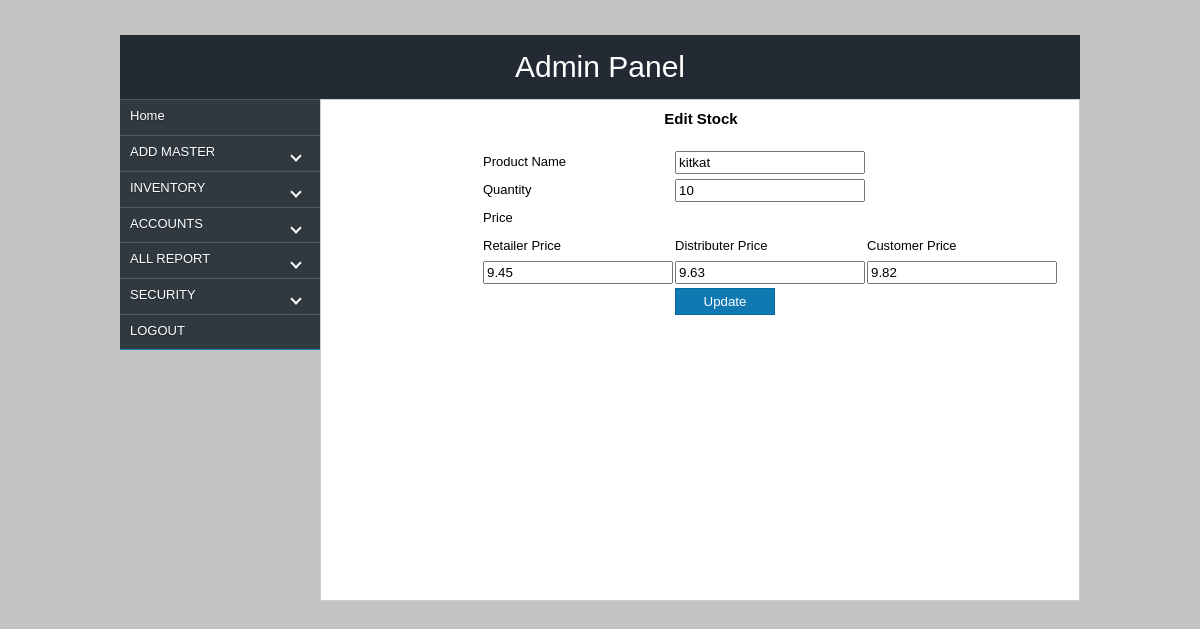
Page /admin/edit_stock.php?id=1 (signed in) on the committed database.
### tables this page shows
CREATE TABLE IF NOT EXISTS `product` (
  `id` int(11) NOT NULL AUTO_INCREMENT,
  `prod_name` varchar(300) NOT NULL,
  `category` varchar(200) NOT NULL,
  `company` varchar(200) NOT NULL,
  `minimum` varchar(200) NOT NULL,
  `barcode` varchar(200) NOT NULL,
  `retailer` float(10,2) NOT NULL,
  `distributer` float(10,2) NOT NULL,
  `customer` float(10,2) NOT NULL,
  PRIMARY KEY (`id`)
);

CREATE TABLE IF NOT EXISTS `stock` (
  `id` int(11) NOT NULL AUTO_INCREMENT,
  `product_id` varchar(300) NOT NULL,
  `quantity` varchar(200) NOT NULL,
  `price` float(10,2) NOT NULL,
  `retailer_price` float(10,2) NOT NULL,
  `distributer_price` float(10,2) NOT NULL,
  `totprice` varchar(200) NOT NULL,
  `barcode` varchar(300) NOT NULL,
  `uniqueid` varchar(300) NOT NULL,
  `date` date NOT NULL,
  `cat` varchar(200) NOT NULL,
  `comp` varchar(200) NOT NULL,
  `order_no` varchar(200) NOT NULL,
  PRIMARY KEY (`id`)
);

### admin/edit_stock.php (the view, shortened to what this page needs)
<?php
if(!$_SESSION['user'])
{
header("location:../index.php");
}
else
{
$id=$_GET['id'];
$sqlstock=mysql_query("select * from `stock` where `id`='$id'");
$resstock=mysql_fetch_array($sqlstock);
 ?>
<html>
<head>
<link href="css/style.css" rel="stylesheet"  type="text/css"/>
</head>
<body>
    <div id="wrapper">
       <div id="header">Admin Panel</div>
	   <div id="con">
         <div id="container" style="font-size: 10px;">
            <div id="lcontainer">
                <?php include_once('menu.php');?>
            </div>
            <div id="rcontainer" align="middle">
                <div style="width:760px; height:auto; float:left; font-family:arial; font-size:14px; margin-top:10px;">
				<h3>Edit Stock</h3>
				</div>
				<div style="width:400px; height:auto; float:left; margin-left:160px;">
				    <form name="f" action="update_stock.php" method="post" enctype="multipart/form-data">
				    <table class="table">
					<tr>
					    <td>Product Name</td>
					    <td colspan="2">
						<?php
						$sqlpronm=mysql_query("select * from `product` where `id`='$resstock[product_id]'");
						$respronm=mysql_fetch_array($sqlpronm);
						?>
						<input type="text" name="pname" class="text" value="<?php echo $respronm['prod_name'];?>" readonly="true" style="width:190px;">
						</td>
					</tr>
					<tr>
						<td>Quantity</td>
						<td colspan="2"><input type="text" name="quant" onkeypress="return numbersonly(event)" class="text" value="<?php echo $resstock['quantity'];?>"/></td>
					</tr>
					<tr>
						<td colspan="3">Price</td>
					</tr>
					<tr>
						<td>Retailer Price</td>
						<td>Distributer Price</td>
						<td>Customer Price</td>
					</tr>
					<tr>
						<td><input type="text" name="retailerprice" id="reatilerprice" onkeypress="return only()" class="text" value="<?php echo $resstock['retailer_price'];?>"/></td>
						<td><input type="text" name="distributerprice" id="distributerprice" onkeypress="return only()" class="text" value="<?php echo $resstock['distributer_price'];?>"/></td>
						<td><input type="text" name="price" id="price" onkeypress="return only()" class="text" value="<?php echo $resstock['price'];?>"/></td>
					</tr>
					<tr>
					    <td>&nbsp;</td>
					    <td><input type="submit" name="submit" value="Update" class="btn"/></td>
					</tr>
				    </table>
				    </form>
				</div>
         </div>
        </div>
	</div>
    </div>
</body>
</html>
<?php
}
?>

### admin/css/style.css (style rules this page uses)
* { margin:0px; padding:0px; }
body { background:url('../image/yllw.jpg') no-repeat; background-size:100% 100%; background:#c3c3c3; }
#wrapper { width:960px;margin:0 auto; margin-top:35px; }
#header { width:930px; height:auto; padding:15px; background:rgba(255,255,255,0.5); text-align: center; font-family: fantasy; font-family:arial;font-size:30px; background:#333; color:#fff; background:#242a34; }
#con { width:100%; height:auto; float:left; margin-bottom:20px; }
#container { width:960px; margin:auto; background:#fff; }
#lcontainer { width:200px; float: left; height:auto; background:rgba(255,255,225,0.5); }
#rcontainer { width:758px; float:left; min-height:500px;height:auto; background:#fff; border:1px solid #ccc; }
.table { font-family:arial; font-size:13px; width:400px; height:0px; margin-top:20px; margin-bottom:10px; line-height:2; width:100%; }
h3 { font-family:arial; font-size:15px; width:300px; }
.text { padding:2px; }
.btn { width:60px; padding:2px; }

### admin/styles.css (style rules this page uses)
.btn { width:100px; height:auto; float:left; padding:5px; background:#1079b1; border:none; color:#fff; text-align:center; font-family:Arial, Helvetica, sans-serif; border:1px solid #066a9f; }

### admin/edit_stock.php (style rules this page uses)
.text { width:190px; }

### rows in the picture
product: pname "kitkat"
stock: quant "10", retailerprice "9.45", distributerprice "9.63", price "9.82"
